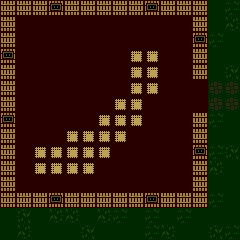

Rendered tile map (Tiled .tmx) drawn with the repository's tilesets; below, a short description and the full map source, tile grids included:
An orthogonal 15x15 tile map with 16x16 px tiles, 3 tile layers (floor, wall, units), 1 hidden layer not drawn.

<map version="1.10" tiledversion="1.11.2" orientation="orthogonal" renderorder="right-down" width="15" height="15" tilewidth="16" tileheight="16" infinite="0" nextlayerid="6" nextobjectid="1">
 <tileset firstgid="1" source="../tiles/farm.tsx" />
 <layer id="1" name="floor" width="15" height="15">
  <data encoding="csv">
2,2,2,2,2,2,2,2,2,2,2,2,2,4,18,
2,2,2,2,2,2,2,2,2,2,2,2,2,4,17,
2,2,2,2,2,2,2,2,2,2,2,2,2,18,4,
2,2,2,2,2,2,2,2,2,2,2,2,2,4,4,
2,2,2,2,2,2,2,2,2,2,2,2,2,4,16,
2,2,2,2,2,2,2,2,2,2,2,2,2,14,14,
2,2,2,2,2,2,2,2,2,2,2,2,2,14,14,
2,2,2,2,2,2,2,2,2,2,2,2,2,18,4,
2,2,2,2,2,2,2,2,2,2,2,2,2,4,4,
2,2,2,2,2,2,2,2,2,2,2,2,2,18,16,
2,2,2,2,2,2,2,2,2,2,2,2,2,17,4,
2,2,2,2,2,2,2,2,2,2,2,2,2,4,4,
2,2,2,2,2,2,2,2,2,2,2,2,2,18,4,
4,16,4,17,17,4,17,18,4,18,4,18,4,4,4,
4,17,4,4,4,16,4,4,4,18,17,4,4,16,18
</data>
 </layer>
 <layer id="3" name="wall" width="15" height="15">
  <data encoding="csv">
65,65,65,66,65,65,65,65,65,66,65,65,65,0,0,
65,0,0,0,0,0,0,0,0,0,0,0,65,0,0,
65,0,0,0,0,0,0,0,0,0,0,0,66,0,0,
66,0,0,0,0,0,0,0,46,46,0,0,65,0,0,
65,0,0,0,0,0,0,0,46,46,0,0,65,0,0,
65,0,0,0,0,0,0,0,46,46,0,0,0,0,0,
65,0,0,0,0,0,0,46,46,0,0,0,0,0,0,
66,0,0,0,0,0,46,46,46,0,0,0,65,0,0,
65,0,0,0,46,46,46,46,0,0,0,0,65,0,0,
65,0,46,46,46,46,46,0,0,0,0,0,66,0,0,
65,0,46,46,46,46,0,0,0,0,0,0,65,0,0,
65,0,0,0,0,0,0,0,0,0,0,0,65,0,0,
65,65,65,66,65,65,65,65,65,66,65,65,65,0,0,
0,0,0,0,0,0,0,0,0,0,0,0,0,0,0,
0,0,0,0,0,0,0,0,0,0,0,0,0,0,0
</data>
 </layer>
 <layer id="5" name="roof" width="15" height="15" visible="0">
  <data encoding="csv">
24,24,24,24,24,24,24,24,24,24,24,24,24,0,0,
24,24,24,24,24,24,24,24,24,24,24,24,24,0,0,
24,24,24,24,24,24,24,24,24,24,24,24,24,0,0,
24,24,24,24,24,24,24,24,24,24,24,24,24,0,0,
24,24,24,24,24,24,24,24,24,24,24,24,24,0,0,
24,24,24,24,24,24,24,24,24,24,24,24,24,0,0,
24,24,24,24,24,24,24,24,24,24,24,24,24,0,0,
24,24,24,24,24,24,24,24,24,24,24,24,24,0,0,
24,24,24,24,24,24,24,24,24,24,24,24,24,0,0,
24,24,24,24,24,24,24,24,24,24,24,24,24,0,0,
24,24,24,24,24,24,24,24,24,24,24,24,24,0,0,
24,24,24,24,24,24,24,24,24,24,24,24,24,0,0,
24,24,24,24,24,24,24,24,24,24,24,24,24,0,0,
0,0,0,0,0,0,0,0,0,0,0,0,0,0,0,
0,0,0,0,0,0,0,0,0,0,0,0,0,0,0
</data>
 </layer>
 <layer id="4" name="units" width="15" height="15">
  <data encoding="csv">
0,0,0,0,0,0,0,0,0,0,0,0,0,0,0,
0,0,0,0,0,0,0,0,0,0,0,0,0,0,0,
0,0,0,0,0,0,0,0,0,0,0,0,0,0,0,
0,0,0,0,0,0,0,0,0,0,0,0,0,0,0,
0,0,0,0,0,0,0,0,0,0,0,0,0,0,0,
0,0,0,0,0,0,0,0,0,0,0,0,0,0,0,
0,0,0,0,0,0,0,0,0,0,0,0,0,0,0,
0,0,0,0,0,0,0,0,0,0,0,0,0,0,0,
0,0,0,0,0,0,0,0,0,0,0,0,0,0,0,
0,0,0,0,0,0,0,0,0,0,0,0,0,0,0,
0,0,0,0,0,0,0,0,0,0,0,0,0,0,0,
0,0,0,0,0,0,0,0,0,0,0,0,0,0,0,
0,0,0,0,0,0,0,0,0,0,0,0,0,0,0,
0,0,0,0,0,0,0,0,0,0,0,0,0,0,0,
0,0,0,0,0,0,0,0,0,0,0,0,0,0,0
</data>
 </layer>
</map>
